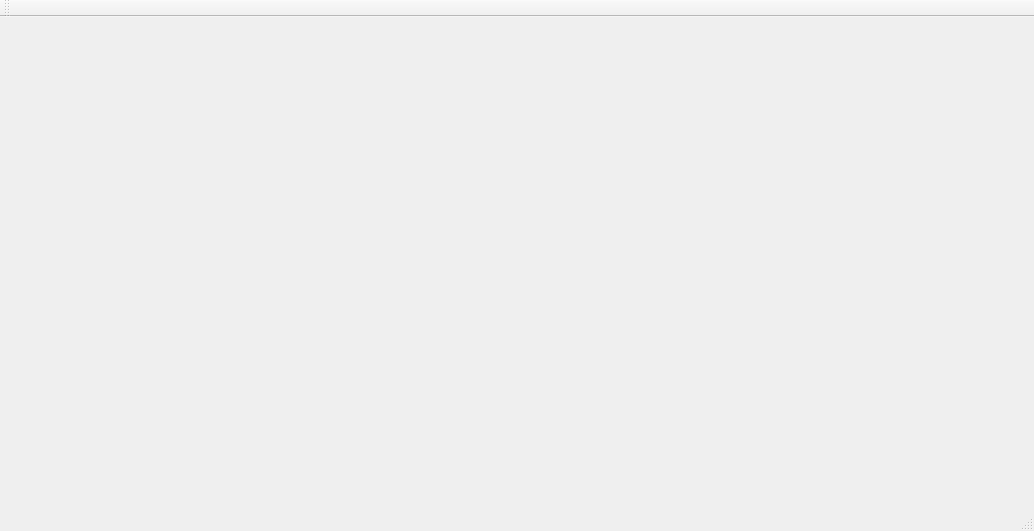
<?xml version="1.0" encoding="UTF-8"?>
<ui version="4.0">
 <class>MainWindow</class>
 <widget class="QMainWindow" name="MainWindow">
  <property name="geometry">
   <rect>
    <x>0</x>
    <y>0</y>
    <width>1034</width>
    <height>531</height>
   </rect>
  </property>
  <property name="windowTitle">
   <string>MainWindow</string>
  </property>
  <widget class="QWidget" name="centralWidget">
   <widget class="Chart" name="widget" native="true">
    <property name="enabled">
     <bool>true</bool>
    </property>
    <property name="geometry">
     <rect>
      <x>10</x>
      <y>10</y>
      <width>1011</width>
      <height>451</height>
     </rect>
    </property>
    <property name="mouseTracking">
     <bool>false</bool>
    </property>
   </widget>
  </widget>
  <widget class="QMenuBar" name="menuBar">
   <property name="geometry">
    <rect>
     <x>0</x>
     <y>0</y>
     <width>1034</width>
     <height>20</height>
    </rect>
   </property>
  </widget>
  <widget class="QToolBar" name="mainToolBar">
   <attribute name="toolBarArea">
    <enum>TopToolBarArea</enum>
   </attribute>
   <attribute name="toolBarBreak">
    <bool>false</bool>
   </attribute>
  </widget>
  <widget class="QStatusBar" name="statusBar"/>
 </widget>
 <layoutdefault spacing="6" margin="11"/>
 <customwidgets>
  <customwidget>
   <class>Chart</class>
   <extends>QWidget</extends>
   <header>Chart.h</header>
   <container>1</container>
  </customwidget>
 </customwidgets>
 <resources/>
 <connections/>
</ui>
